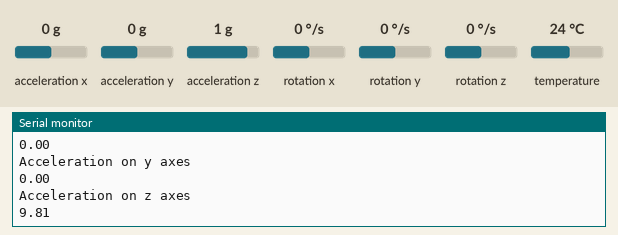
Recording of a sketch running on a simulated ESP32. Shown: the last lines printed to the serial monitor. Inputs (shaded band) come from the test bench; at power-on: acceleration x 0 g, acceleration y 0 g, acceleration z 1 g, rotation x 0 °/s, rotation y 0 °/s, rotation z 0 °/s, temperature 24 °C.

Above: at 2.8 s.
2.9 s: acceleration x set to -1.4 g
At 3.8 s:
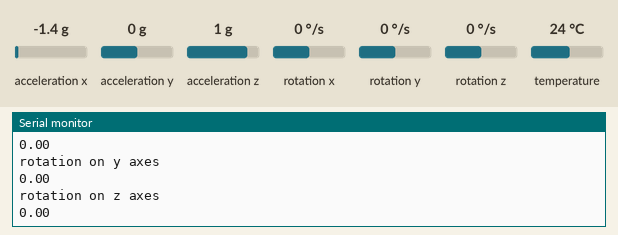
5.6 s: acceleration y set to -0.8 g
At 6.8 s:
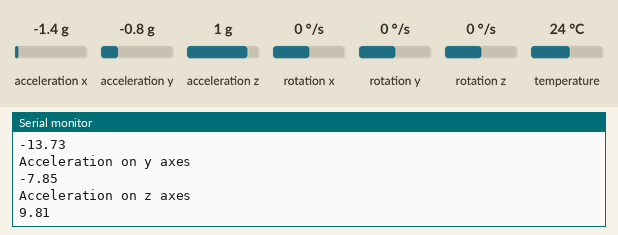
8.3 s: acceleration z set to 0.8 g
At 10.4 s:
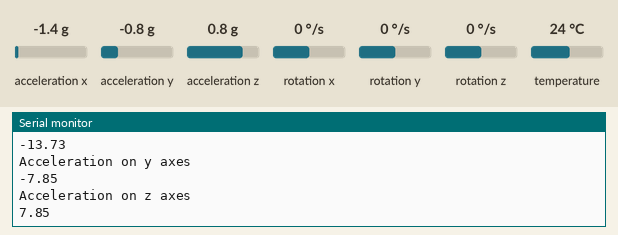
11.0 s: rotation x set to -192 °/s
At 11.8 s:
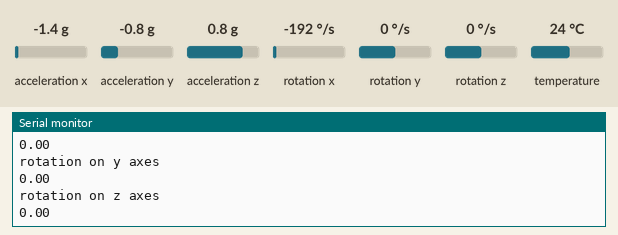
13.7 s: rotation y set to -100 °/s
At 15.9 s:
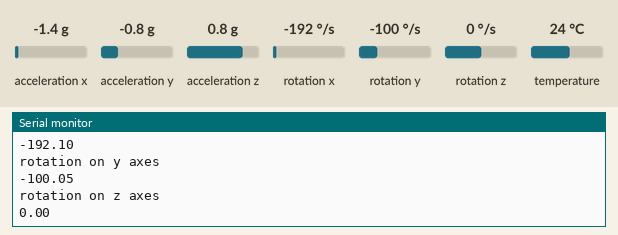
Timing chart, 0 to 17.4 s (numbered marks = the images above; inputs shaded):
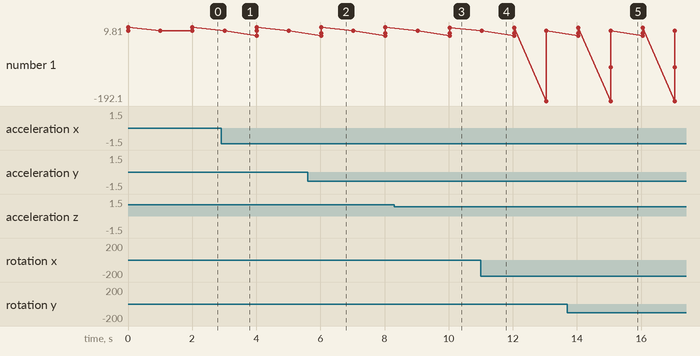

Measured:
- after the input at 5.6 s, the serial monitor: prints a new line after 0.42 s (image 2)
- after the input at 8.3 s, the serial monitor: prints a new line after 1.7 s (image 3)
- after the input at 13.7 s, the serial monitor: prints a new line after 1.3 s (image 5)
- plotted number 1: 9.81 → 7.85 after the input at 8.3 s

The sketch:

ESP32_MPU6050_code.ino
```cpp
#include <Adafruit_MPU6050.h>
#include <Adafruit_Sensor.h>
#include <Wire.h>
Adafruit_MPU6050 m_p_u;
void setup(){
  Serial.begin(115200);
  while(!Serial)
  delay(20);
  if(!m_p_u.begin()){

    while(1){

      delay(20);
    }
  }
}
void loop(){
  //Acceleration on x,y,z planes
  sensors_event_t acc,gcc,temp;
  m_p_u.getEvent(&acc,&gcc,&temp);
  Serial.println("Acceleration on x axes");
  Serial.println(acc.acceleration.x);
  Serial.println("Acceleration on y axes");
  Serial.println(acc.acceleration.y);
  Serial.println("Acceleration on z axes");
  Serial.println(acc.acceleration.z);
  delay(1000);
  //rotation  on x,y,z planes
  Serial.println("rotation on x axes");
  Serial.println((gcc.gyro.x)*180/3.14);
  Serial.println("rotation on y axes");
  Serial.println((gcc.gyro.y)*180/3.14);
  Serial.println("rotation on z axes");
  Serial.println((gcc.gyro.z)*180/3.14);
  delay(1000);
// by bathri
}
```
